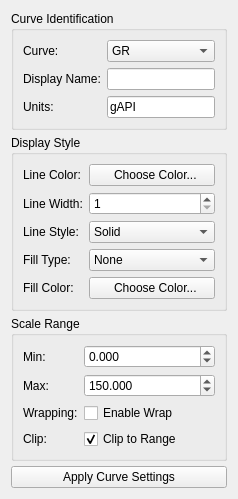
       <widget class="QWidget" name="tabCurveProps">
        <attribute name="title">
         <string>Curve</string>
        </attribute>
        <layout class="QVBoxLayout" name="layoutCurveProps">
         <property name="spacing">
          <number>5</number>
         </property>
         <item>
          <widget class="QGroupBox" name="groupCurveIdent">
           <property name="title">
            <string>Curve Identification</string>
           </property>
           <layout class="QFormLayout" name="formCurveIdent">
            <property name="verticalSpacing">
             <number>6</number>
            </property>
            <item row="0" column="0">
             <widget class="QLabel" name="lblCurveSel">
              <property name="text">
               <string>Curve:</string>
              </property>
             </widget>
            </item>
            <item row="0" column="1">
             <widget class="QComboBox" name="comboCurveSelect">
              <item>
               <property name="text">
                <string>GR</string>
               </property>
              </item>
              <item>
               <property name="text">
                <string>SP</string>
               </property>
              </item>
              <item>
               <property name="text">
                <string>CALI</string>
               </property>
              </item>
              <item>
               <property name="text">
                <string>RHOB</string>
               </property>
              </item>
              <item>
               <property name="text">
                <string>NPHI</string>
               </property>
              </item>
              <item>
               <property name="text">
                <string>LLD</string>
               </property>
              </item>
              <item>
               <property name="text">
                <string>DT</string>
               </property>
              </item>
              <item>
               <property name="text">
                <string>VSH</string>
               </property>
              </item>
              <item>
               <property name="text">
                <string>PHIE</string>
               </property>
              </item>
              <item>
               <property name="text">
                <string>SW</string>
               </property>
              </item>
              <item>
               <property name="text">
                <string>PERM</string>
               </property>
              </item>
             </widget>
            </item>
            <item row="1" column="0">
             <widget class="QLabel" name="lblCurveAlias">
              <property name="text">
               <string>Display Name:</string>
              </property>
             </widget>
            </item>
            <item row="1" column="1">
             <widget class="QLineEdit" name="lineEditCurveAlias"/>
            </item>
            <item row="2" column="0">
             <widget class="QLabel" name="lblCurveUnits">
              <property name="text">
               <string>Units:</string>
              </property>
             </widget>
            </item>
            <item row="2" column="1">
             <widget class="QLineEdit" name="lineEditCurveUnits">
              <property name="text">
               <string>gAPI</string>
              </property>
             </widget>
            </item>
           </layout>
          </widget>
         </item>
         <item>
          <widget class="QGroupBox" name="groupCurveVis">
           <property name="title">
            <string>Display Style</string>
           </property>
           <layout class="QFormLayout" name="formCurveVis">
            <property name="verticalSpacing">
             <number>6</number>
            </property>
            <item row="0" column="0">
             <widget class="QLabel" name="lblLineColor">
              <property name="text">
               <string>Line Color:</string>
              </property>
             </widget>
            </item>
            <item row="0" column="1">
             <widget class="QPushButton" name="btnLineColor">
              <property name="text">
               <string>  Choose Color...</string>
              </property>
             </widget>
            </item>
            <item row="1" column="0">
             <widget class="QLabel" name="lblLineWidth">
              <property name="text">
               <string>Line Width:</string>
              </property>
             </widget>
            </item>
            <item row="1" column="1">
             <widget class="QSpinBox" name="spinLineWidth">
              <property name="minimum">
               <number>1</number>
              </property>
              <property name="maximum">
               <number>8</number>
              </property>
              <property name="value">
               <number>1</number>
              </property>
             </widget>
            </item>
            <item row="2" column="0">
             <widget class="QLabel" name="lblLineStyle">
              <property name="text">
               <string>Line Style:</string>
              </property>
             </widget>
            </item>
            <item row="2" column="1">
             <widget class="QComboBox" name="comboLineStyle">
              <item>
               <property name="text">
                <string>Solid</string>
               </property>
              </item>
              <item>
               <property name="text">
                <string>Dashed</string>
               </property>
              </item>
              <item>
               <property name="text">
                <string>Dotted</string>
               </property>
              </item>
              <item>
               <property name="text">
                <string>Dot-Dash</string>
               </property>
              </item>
             </widget>
            </item>
            <item row="3" column="0">
             <widget class="QLabel" name="lblFillType">
              <property name="text">
               <string>Fill Type:</string>
              </property>
             </widget>
            </item>
            <item row="3" column="1">
             <widget class="QComboBox" name="comboFillType">
              <item>
               <property name="text">
                <string>None</string>
               </property>
              </item>
              <item>
               <property name="text">
                <string>Left Solid</string>
               </property>
              </item>
              <item>
               <property name="text">
                <string>Right Solid</string>
               </property>
              </item>
              <item>
               <property name="text">
                <string>Color Fill</string>
               </property>
              </item>
              <item>
               <property name="text">
                <string>Dual Fill</string>
               </property>
              </item>
             </widget>
            </item>
            <item row="4" column="0">
             <widget class="QLabel" name="lblFillColor">
              <property name="text">
               <string>Fill Color:</string>
              </property>
             </widget>
            </item>
            <item row="4" column="1">
             <widget class="QPushButton" name="btnFillColor">
              <property name="text">
               <string>  Choose Color...</string>
              </property>
             </widget>
            </item>
           </layout>
          </widget>
         </item>
         <item>
          <widget class="QGroupBox" name="groupCurveRange">
           <property name="title">
            <string>Scale Range</string>
           </property>
           <layout class="QFormLayout" name="formCurveRange">
            <property name="verticalSpacing">
             <number>6</number>
            </property>
            <item row="0" column="0">
             <widget class="QLabel" name="lblCurveMin">
              <property name="text">
               <string>Min:</string>
              </property>
             </widget>
            </item>
            <item row="0" column="1">
             <widget class="QDoubleSpinBox" name="spinCurveMin">
              <property name="decimals">
               <number>3</number>
              </property>
              <property name="minimum">
               <double>-99999.000000000000000</double>
              </property>
              <property name="maximum">
               <double>99999.000000000000000</double>
              </property>
              <property name="value">
               <double>0.000000000000000</double>
              </property>
             </widget>
            </item>
            <item row="1" column="0">
             <widget class="QLabel" name="lblCurveMax">
              <property name="text">
               <string>Max:</string>
              </property>
             </widget>
            </item>
            <item row="1" column="1">
             <widget class="QDoubleSpinBox" name="spinCurveMax">
              <property name="decimals">
               <number>3</number>
              </property>
              <property name="minimum">
               <double>-99999.000000000000000</double>
              </property>
              <property name="maximum">
               <double>99999.000000000000000</double>
              </property>
              <property name="value">
               <double>150.000000000000000</double>
              </property>
             </widget>
            </item>
            <item row="2" column="0">
             <widget class="QLabel" name="lblCurveWrap">
              <property name="text">
               <string>Wrapping:</string>
              </property>
             </widget>
            </item>
            <item row="2" column="1">
             <widget class="QCheckBox" name="checkCurveWrap">
              <property name="text">
               <string>Enable Wrap</string>
              </property>
             </widget>
            </item>
            <item row="3" column="0">
             <widget class="QLabel" name="lblCurveClip">
              <property name="text">
               <string>Clip:</string>
              </property>
             </widget>
            </item>
            <item row="3" column="1">
             <widget class="QCheckBox" name="checkCurveClip">
              <property name="text">
               <string>Clip to Range</string>
              </property>
              <property name="checked">
               <bool>true</bool>
              </property>
             </widget>
            </item>
           </layout>
          </widget>
         </item>
         <item>
          <widget class="QPushButton" name="btnApplyCurve">
           <property name="text">
            <string>Apply Curve Settings</string>
           </property>
          </widget>
         </item>
        </layout>
       </widget>
